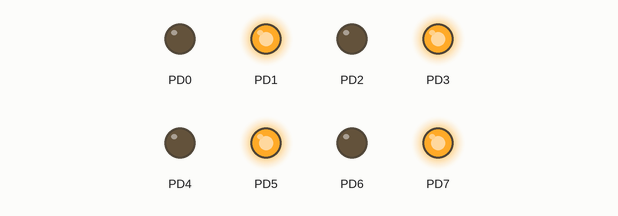
This program was run on a simulated ATmega128, built with avr-gcc and emulated at 8 MHz. Parts: output pins drawn as LEDs (lit = HIGH).

Above: at 0.12 s.
At 2.37 s:
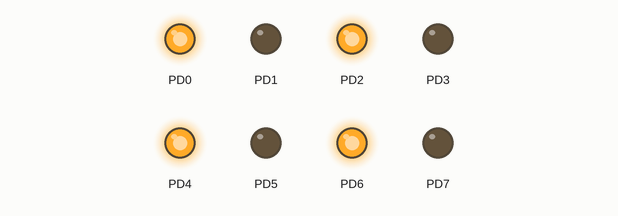
Timing chart, 0 to 3.0 s (numbered marks = the images above):
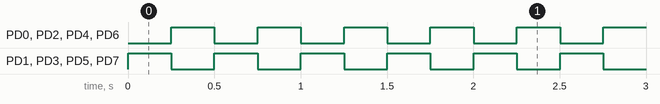

Measured:
- by itself, PD0–7: alternates HIGH for 0.25 s and LOW for 0.25 s

The program:

main.c
```c
// (licence header left out)
/* ---------------------------------------------------------------------------
** This software is in the public domain, furnished "as is", without technical
** support, and with no warranty, express or implied, as to its usefulness for
** any purpose.
**
** knipper.c
**
** Beschrijving:	Toggle even en oneven leds PORTD
** Target:			AVR mcu
** Build:			avr-gcc -std=c99 -Wall -O3 -mmcu=atmega128 -D F_CPU=8000000UL -c knipper.c
**					avr-gcc -g -mmcu=atmega128 -o knipper.elf knipper.o
**					avr-objcopy -O ihex knipper.elf knipper.hex
**					or type 'make'
** Author: 			dkroeske@gmail.com
** -------------------------------------------------------------------------*/
#define  F_CPU 8e6

#include <avr/io.h>
#include <util/delay.h>


/******************************************************************/
void wait( int ms )
/*
short:			Busy wait number of millisecs
inputs:			int ms (Number of millisecs to busy wait)
outputs:
notes:			Busy wait, not very accurate. Make sure (external)
				clock value is set. This is used by _delay_ms inside
				util/delay.h
Version :    	DMK, Initial code
*******************************************************************/
{
	for (int i=0; i<ms; i++)
	{
		_delay_ms( 1 );		// library function (max 30 ms at 8MHz)
	}
}

/******************************************************************/
int main( void )
/*
short:			main() loop, entry point of executable
inputs:
outputs:
notes:			Looping forever, flipping bits on PORTD
Version :    	DMK, Initial code
*******************************************************************/
{

	DDRD = 0b11111111;			// All pins PORTD are set to output

	while (1)
	{
		PORTD = 0xAA;			// Write 10101010b PORTD
		wait( 250 );
		PORTD = 0x55;			// Write 01010101b PORTD
		wait( 250 );
	}

	return 1;
}
```
